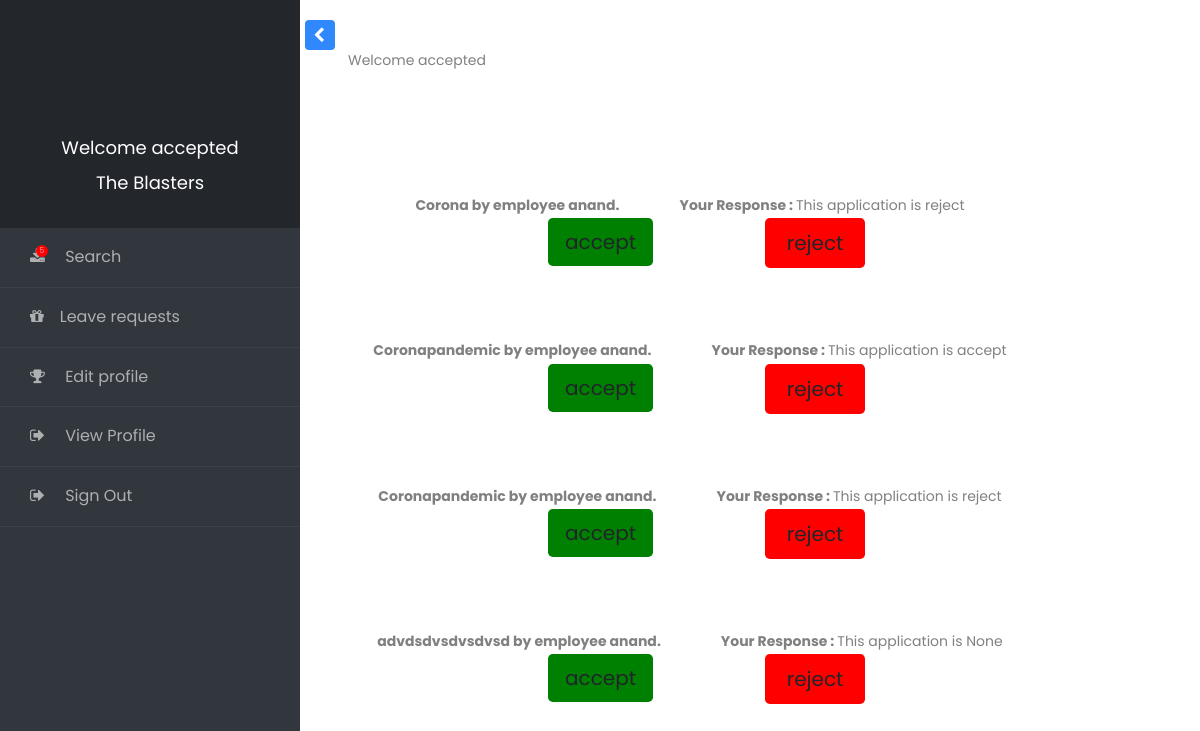
Screenshot of /payroll/Showapp (signed in) with the database file from the repository.
### payroll/models.py (models this page shows, shortened)
class User(AbstractUser):
    is_employee = models.BooleanField(default=False)
    is_hr = models.BooleanField(default=False)

class hrProfile(models.Model):
    user=models.OneToOneField(User,null=True,on_delete=models.CASCADE)
    full_name = models.CharField(max_length=50,null = True)
    profile_pic=models.ImageField(upload_to='images/profile', blank = True, default='images/profile/default2.jpg')
    phone_number = models.CharField(max_length=12,null=True,blank=True)
    address=models.TextField(blank = True, max_length=255)
    company_name = models.CharField(max_length=255,blank=True,null=True)
    year_of_registration = models.DateField(null=True)

class Leave(models.Model):
    date = models.DateField(help_text="date of leave")
    reason = models.CharField(help_text="reason of leave", max_length=255)
    user = models.ForeignKey(User,null=True,on_delete=models.CASCADE)
    status = models.CharField(max_length=100,null=True)
    to_hr = models.ForeignKey(hrProfile,on_delete=models.CASCADE,null=True)
    def __str__(self):
	    return self.reason

### payroll/views.py (the view)
# urls.py: path('Showapp',views.ShowApp,name='Showapp'),
def ShowApp(request):
    hr = hrProfile.objects.filter(user=request.user).first()
    app2 = Leave.objects.filter(id=request.POST.get('answer')).all()
    for items in app2:
        items.status = request.POST.get('status')
        items.save()
    app = Leave.objects.filter(to_hr = hr).all()
    print(app)
    context = { 'app':app }
    return render(request,'leave/ShowApp.html',context)

### payroll/templates/leave/ShowApp.html (shortened to what this page needs)
{% extends 'main/base_layout.html' %}
{% block body %}
Welcome {{user.username}}
<div class="row" style="margin-top:50px;margin-bottom:50px;">
    <div class="col-md-12">
        {% for s in app %}
          <form method="POST">
            <center style="margin-left:-120px;margin-top:70px "><strong>{{ s.reason }} by employee {{s.user}}.</strong><strong style="margin-left:60px;">Your Response : </strong> This application is {{ s.status }}</center>
            <div class="row">
                <div class="col-md-6" style="margin-left:200px;">
                    <input class="btn btn-student btn-lg" style="background-color:green;" type="submit" value="accept" name="status">
                </div>
                <div class="col-md-6" style="margin-left: -200px;">
                    <input class="btn btn-student btn-lg" style="background-color:red;height:50px; width: 100px;" type="submit" value="reject" name="status">
                </div>
        </div>
            </form>
          {% endfor %}
        </div>
    </div>
<br><br>
{% endblock %}

### templates/main/base_layout.html (shortened to what this page needs)
{% load static %}
<!doctype html>
<html lang="en">
  <head>
		<link rel="stylesheet" href="https://stackpath.bootstrapcdn.com/font-awesome/4.7.0/css/font-awesome.min.css">
		<link rel="stylesheet" href="{%static 'css/style.css'%}">
  </head>
  <body>
		<div class="wrapper d-flex align-items-stretch">
			<nav id="sidebar">
				<div class="custom-menu">
					<button type="button" id="sidebarCollapse" class="btn btn-primary">
	        </button>
        </div>
	  		<div class="img bg-wrap text-center py-4" style="">
	  			<div class="user-logo">
          <div class="img" style=""></div>
            <h3>Welcome {{user}}</h3>
            {% if user.is_employee %}
              <h3>{{user.employee.parent_hr.company_name}}</h3>
            {%else%}
            <h3>{{user.hrprofile.company_name}}</h3>
            {%endif%}
	  			</div>
	  		</div>
        <ul class="list-unstyled components mb-5">
          <li>
              <a href="{% url 'view_list' %}"><span class="fa fa-download mr-3 notif"><small class="d-flex align-items-center justify-content-center">5</small></span> Search</a>
          </li>
          {% if user.is_employee %}
          <li>
            <a href="{% url 'takeleave' %}"><span class="fa fa-gift mr-3"></span>Leave status</a>
          </li>
          {% else %}
          <li>
            <a href="{% url 'Showapp' %}"><span class="fa fa-gift mr-3"></span>Leave requests</a>
          </li>
          {% endif %}
          <li>
            <a href="{% url 'edit_profile' %}"><span class="fa fa-trophy mr-3"></span> Edit profile </a>
          </li>
          {% if user.is_employee %}
          <li>
            <a href="{%url 'EmployeeProfile' request.user.employee.id%}"><span class="fa fa-sign-out mr-3"></span> View profile</a>
          </li>
          {%else%}
            <li>
              <a href="{%url 'HrProfile' request.user.hrprofile.id%}"><span class="fa fa-sign-out mr-3"></span> View Profile</a>
            </li>
          {%endif%}
          <li>
            <a href="{%url 'handleLogout'%}"><span class="fa fa-sign-out mr-3"></span> Sign Out</a>
          </li>
        </ul>
    	</nav>
      <div id="content" class="p-4 p-md-5 pt-5">
        {%block body%}  {%endblock body%}
		</div>
  </body>
</html>

### rows the page displays
User: username "accepted", hrprofile.company_name "The Blasters"
Leave: reason "Corona", user "anand", status "reject"
Leave: reason "Coronapandemic", user "anand", status "accept"
Leave: reason "Coronapandemic", user "anand", status "reject"
Leave: reason "advdsdvsdvsdvsd", user "anand", status "None"
